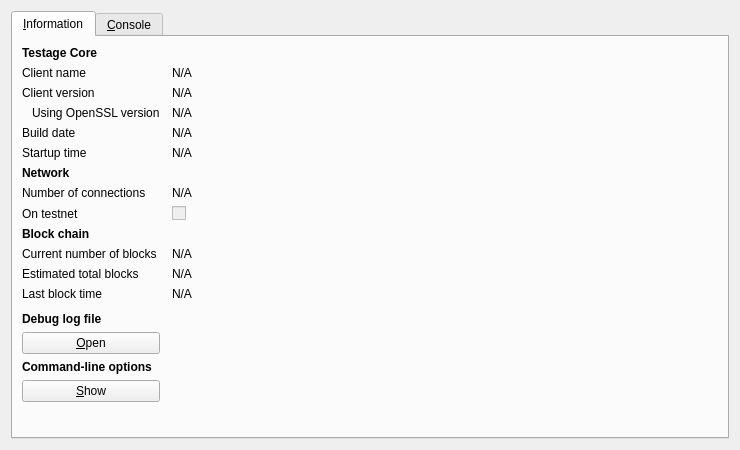
<?xml version="1.0" encoding="UTF-8"?>
<ui version="4.0">
 <class>RPCConsole</class>
 <widget class="QDialog" name="RPCConsole">
  <property name="geometry">
   <rect>
    <x>0</x>
    <y>0</y>
    <width>740</width>
    <height>450</height>
   </rect>
  </property>
  <property name="windowTitle">
   <string>Testage - Debug window</string>
  </property>
  <layout class="QVBoxLayout" name="verticalLayout_2">
   <item>
    <widget class="QTabWidget" name="tabWidget">
     <property name="currentIndex">
      <number>0</number>
     </property>
     <widget class="QWidget" name="tab_info">
      <attribute name="title">
       <string>&amp;Information</string>
      </attribute>
      <layout class="QGridLayout" name="gridLayout" columnstretch="0,1">
       <property name="horizontalSpacing">
        <number>12</number>
       </property>
       <item row="0" column="0">
        <widget class="QLabel" name="label_9">
         <property name="font">
          <font>
           <weight>75</weight>
           <bold>true</bold>
          </font>
         </property>
         <property name="text">
          <string>Testage Core</string>
         </property>
        </widget>
       </item>
       <item row="1" column="0">
        <widget class="QLabel" name="label_5">
         <property name="text">
          <string>Client name</string>
         </property>
        </widget>
       </item>
       <item row="1" column="1">
        <widget class="QLabel" name="clientName">
         <property name="cursor">
          <cursorShape>IBeamCursor</cursorShape>
         </property>
         <property name="text">
          <string>N/A</string>
         </property>
         <property name="textFormat">
          <enum>Qt::PlainText</enum>
         </property>
         <property name="textInteractionFlags">
          <set>Qt::LinksAccessibleByMouse|Qt::TextSelectableByKeyboard|Qt::TextSelectableByMouse</set>
         </property>
        </widget>
       </item>
       <item row="2" column="0">
        <widget class="QLabel" name="label_6">
         <property name="text">
          <string>Client version</string>
         </property>
        </widget>
       </item>
       <item row="2" column="1">
        <widget class="QLabel" name="clientVersion">
         <property name="cursor">
          <cursorShape>IBeamCursor</cursorShape>
         </property>
         <property name="text">
          <string>N/A</string>
         </property>
         <property name="textFormat">
          <enum>Qt::PlainText</enum>
         </property>
         <property name="textInteractionFlags">
          <set>Qt::LinksAccessibleByMouse|Qt::TextSelectableByKeyboard|Qt::TextSelectableByMouse</set>
         </property>
        </widget>
       </item>
       <item row="3" column="0">
        <widget class="QLabel" name="label_14">
         <property name="text">
          <string>Using OpenSSL version</string>
         </property>
         <property name="indent">
          <number>10</number>
         </property>
        </widget>
       </item>
       <item row="3" column="1">
        <widget class="QLabel" name="openSSLVersion">
         <property name="cursor">
          <cursorShape>IBeamCursor</cursorShape>
         </property>
         <property name="text">
          <string>N/A</string>
         </property>
         <property name="textFormat">
          <enum>Qt::PlainText</enum>
         </property>
         <property name="textInteractionFlags">
          <set>Qt::LinksAccessibleByMouse|Qt::TextSelectableByKeyboard|Qt::TextSelectableByMouse</set>
         </property>
        </widget>
       </item>
       <item row="4" column="0">
        <widget class="QLabel" name="label_12">
         <property name="text">
          <string>Build date</string>
         </property>
        </widget>
       </item>
       <item row="4" column="1">
        <widget class="QLabel" name="buildDate">
         <property name="cursor">
          <cursorShape>IBeamCursor</cursorShape>
         </property>
         <property name="text">
          <string>N/A</string>
         </property>
         <property name="textFormat">
          <enum>Qt::PlainText</enum>
         </property>
         <property name="textInteractionFlags">
          <set>Qt::LinksAccessibleByMouse|Qt::TextSelectableByKeyboard|Qt::TextSelectableByMouse</set>
         </property>
        </widget>
       </item>
       <item row="5" column="0">
        <widget class="QLabel" name="label_13">
         <property name="text">
          <string>Startup time</string>
         </property>
        </widget>
       </item>
       <item row="5" column="1">
        <widget class="QLabel" name="startupTime">
         <property name="cursor">
          <cursorShape>IBeamCursor</cursorShape>
         </property>
         <property name="text">
          <string>N/A</string>
         </property>
         <property name="textFormat">
          <enum>Qt::PlainText</enum>
         </property>
         <property name="textInteractionFlags">
          <set>Qt::LinksAccessibleByMouse|Qt::TextSelectableByKeyboard|Qt::TextSelectableByMouse</set>
         </property>
        </widget>
       </item>
       <item row="6" column="0">
        <widget class="QLabel" name="label_11">
         <property name="font">
          <font>
           <weight>75</weight>
           <bold>true</bold>
          </font>
         </property>
         <property name="text">
          <string>Network</string>
         </property>
        </widget>
       </item>
       <item row="7" column="0">
        <widget class="QLabel" name="label_7">
         <property name="text">
          <string>Number of connections</string>
         </property>
        </widget>
       </item>
       <item row="7" column="1">
        <widget class="QLabel" name="numberOfConnections">
         <property name="cursor">
          <cursorShape>IBeamCursor</cursorShape>
         </property>
         <property name="text">
          <string>N/A</string>
         </property>
         <property name="textFormat">
          <enum>Qt::PlainText</enum>
         </property>
         <property name="textInteractionFlags">
          <set>Qt::LinksAccessibleByMouse|Qt::TextSelectableByKeyboard|Qt::TextSelectableByMouse</set>
         </property>
        </widget>
       </item>
       <item row="8" column="0">
        <widget class="QLabel" name="label_8">
         <property name="text">
          <string>On testnet</string>
         </property>
        </widget>
       </item>
       <item row="8" column="1">
        <widget class="QCheckBox" name="isTestNet">
         <property name="enabled">
          <bool>false</bool>
         </property>
         <property name="text">
          <string/>
         </property>
        </widget>
       </item>
       <item row="9" column="0">
        <widget class="QLabel" name="label_10">
         <property name="font">
          <font>
           <weight>75</weight>
           <bold>true</bold>
          </font>
         </property>
         <property name="text">
          <string>Block chain</string>
         </property>
        </widget>
       </item>
       <item row="10" column="0">
        <widget class="QLabel" name="label_3">
         <property name="text">
          <string>Current number of blocks</string>
         </property>
        </widget>
       </item>
       <item row="10" column="1">
        <widget class="QLabel" name="numberOfBlocks">
         <property name="cursor">
          <cursorShape>IBeamCursor</cursorShape>
         </property>
         <property name="text">
          <string>N/A</string>
         </property>
         <property name="textFormat">
          <enum>Qt::PlainText</enum>
         </property>
         <property name="textInteractionFlags">
          <set>Qt::LinksAccessibleByMouse|Qt::TextSelectableByKeyboard|Qt::TextSelectableByMouse</set>
         </property>
        </widget>
       </item>
       <item row="11" column="0">
        <widget class="QLabel" name="label_4">
         <property name="text">
          <string>Estimated total blocks</string>
         </property>
        </widget>
       </item>
       <item row="11" column="1">
        <widget class="QLabel" name="totalBlocks">
         <property name="cursor">
          <cursorShape>IBeamCursor</cursorShape>
         </property>
         <property name="text">
          <string>N/A</string>
         </property>
         <property name="textFormat">
          <enum>Qt::PlainText</enum>
         </property>
         <property name="textInteractionFlags">
          <set>Qt::LinksAccessibleByMouse|Qt::TextSelectableByKeyboard|Qt::TextSelectableByMouse</set>
         </property>
        </widget>
       </item>
       <item row="12" column="0">
        <widget class="QLabel" name="label_2">
         <property name="text">
          <string>Last block time</string>
         </property>
        </widget>
       </item>
       <item row="12" column="1">
        <widget class="QLabel" name="lastBlockTime">
         <property name="cursor">
          <cursorShape>IBeamCursor</cursorShape>
         </property>
         <property name="text">
          <string>N/A</string>
         </property>
         <property name="textFormat">
          <enum>Qt::PlainText</enum>
         </property>
         <property name="textInteractionFlags">
          <set>Qt::LinksAccessibleByMouse|Qt::TextSelectableByKeyboard|Qt::TextSelectableByMouse</set>
         </property>
        </widget>
       </item>
       <item row="13" column="0">
        <spacer name="verticalSpacer_2">
         <property name="orientation">
          <enum>Qt::Vertical</enum>
         </property>
         <property name="sizeHint" stdset="0">
          <size>
           <width>20</width>
           <height>20</height>
          </size>
         </property>
        </spacer>
       </item>
       <item row="14" column="0">
        <widget class="QLabel" name="labelDebugLogfile">
         <property name="font">
          <font>
           <weight>75</weight>
           <bold>true</bold>
          </font>
         </property>
         <property name="text">
          <string>Debug log file</string>
         </property>
        </widget>
       </item>
       <item row="15" column="0">
        <widget class="QPushButton" name="openDebugLogfileButton">
         <property name="toolTip">
          <string>Open the Testage debug log file from the current data directory. This can take a few seconds for large log files.</string>
         </property>
         <property name="text">
          <string>&amp;Open</string>
         </property>
         <property name="autoDefault">
          <bool>false</bool>
         </property>
        </widget>
       </item>
       <item row="16" column="0">
        <widget class="QLabel" name="labelCLOptions">
         <property name="font">
          <font>
           <weight>75</weight>
           <bold>true</bold>
          </font>
         </property>
         <property name="text">
          <string>Command-line options</string>
         </property>
        </widget>
       </item>
       <item row="17" column="0">
        <widget class="QPushButton" name="showCLOptionsButton">
         <property name="toolTip">
          <string>Show the Testage-Qt help message to get a list with possible Testage command-line options.</string>
         </property>
         <property name="text">
          <string>&amp;Show</string>
         </property>
         <property name="autoDefault">
          <bool>false</bool>
         </property>
        </widget>
       </item>
       <item row="18" column="0">
        <spacer name="verticalSpacer">
         <property name="orientation">
          <enum>Qt::Vertical</enum>
         </property>
         <property name="sizeHint" stdset="0">
          <size>
           <width>20</width>
           <height>40</height>
          </size>
         </property>
        </spacer>
       </item>
      </layout>
     </widget>
     <widget class="QWidget" name="tab_console">
      <attribute name="title">
       <string>&amp;Console</string>
      </attribute>
      <layout class="QVBoxLayout" name="verticalLayout_3">
       <property name="spacing">
        <number>3</number>
       </property>
       <item>
        <widget class="QTextEdit" name="messagesWidget">
         <property name="minimumSize">
          <size>
           <width>0</width>
           <height>100</height>
          </size>
         </property>
         <property name="readOnly">
          <bool>true</bool>
         </property>
         <property name="tabKeyNavigation" stdset="0">
          <bool>false</bool>
         </property>
         <property name="columnCount" stdset="0">
          <number>2</number>
         </property>
        </widget>
       </item>
       <item>
        <layout class="QHBoxLayout" name="horizontalLayout">
         <property name="spacing">
          <number>3</number>
         </property>
         <item>
          <widget class="QLabel" name="label">
           <property name="text">
            <string notr="true">&gt;</string>
           </property>
          </widget>
         </item>
         <item>
          <widget class="QLineEdit" name="lineEdit"/>
         </item>
         <item>
          <widget class="QPushButton" name="clearButton">
           <property name="maximumSize">
            <size>
             <width>24</width>
             <height>24</height>
            </size>
           </property>
           <property name="toolTip">
            <string>Clear console</string>
           </property>
           <property name="text">
            <string/>
           </property>
           <property name="icon">
            <iconset resource="../bitcoin.qrc">
             <normaloff>:/icons/remove</normaloff>:/icons/remove</iconset>
           </property>
           <property name="shortcut">
            <string notr="true">Ctrl+L</string>
           </property>
           <property name="autoDefault">
            <bool>false</bool>
           </property>
          </widget>
         </item>
        </layout>
       </item>
      </layout>
     </widget>
    </widget>
   </item>
  </layout>
 </widget>
 <resources>
  <include location="../bitcoin.qrc"/>
 </resources>
 <connections/>
</ui>
